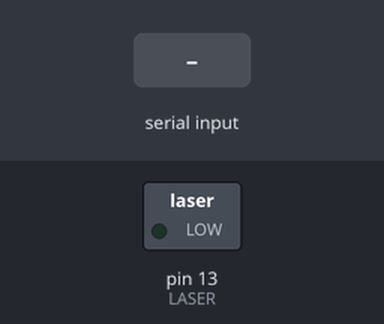
Recording of a sketch running on a simulated Arduino Uno, built with avr-gcc and run on an emulated ATmega328P. Shown: switched loads named in the sketch (green lamp = pin HIGH). Inputs (shaded band) come from the test bench.

Above: at 1.2 s.
1.3 s: "1" received over Serial
At 1.6 s:
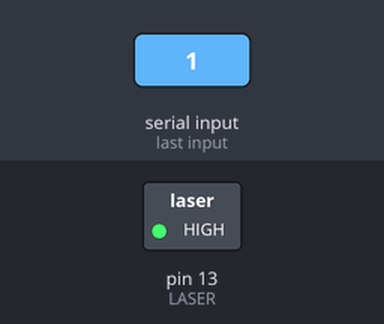
2.8 s: "0" received over Serial
At 3.9 s:
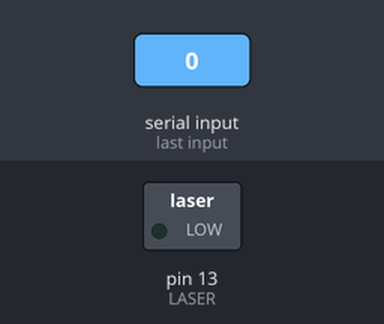
Timing chart, 0 to 5.8 s (numbered marks = the images above; inputs shaded):
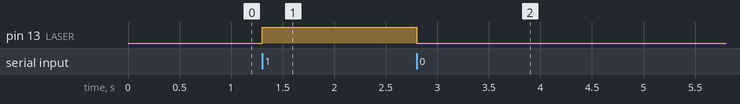

The sketch:

laser.ino
```cpp
/* Laser transmitter module test project
 * tutorial and circuit url http://osoyoo.com/?p=640
 */
char val;
const int LASER = 13;
void setup() {
    Serial.begin(9600);
    pinMode(LASER, OUTPUT);
}
void loop() {
    val=Serial.read();
    if(val=='1') {
        digitalWrite(LASER, HIGH);
    }
    if(val=='0') {
        digitalWrite(LASER, LOW);
    }
}
```

Measured:
- after the input at 1.3 s, pin 13 (LASER): LOW → HIGH at once
- after the input at 2.8 s, pin 13 (LASER): HIGH → LOW at once
